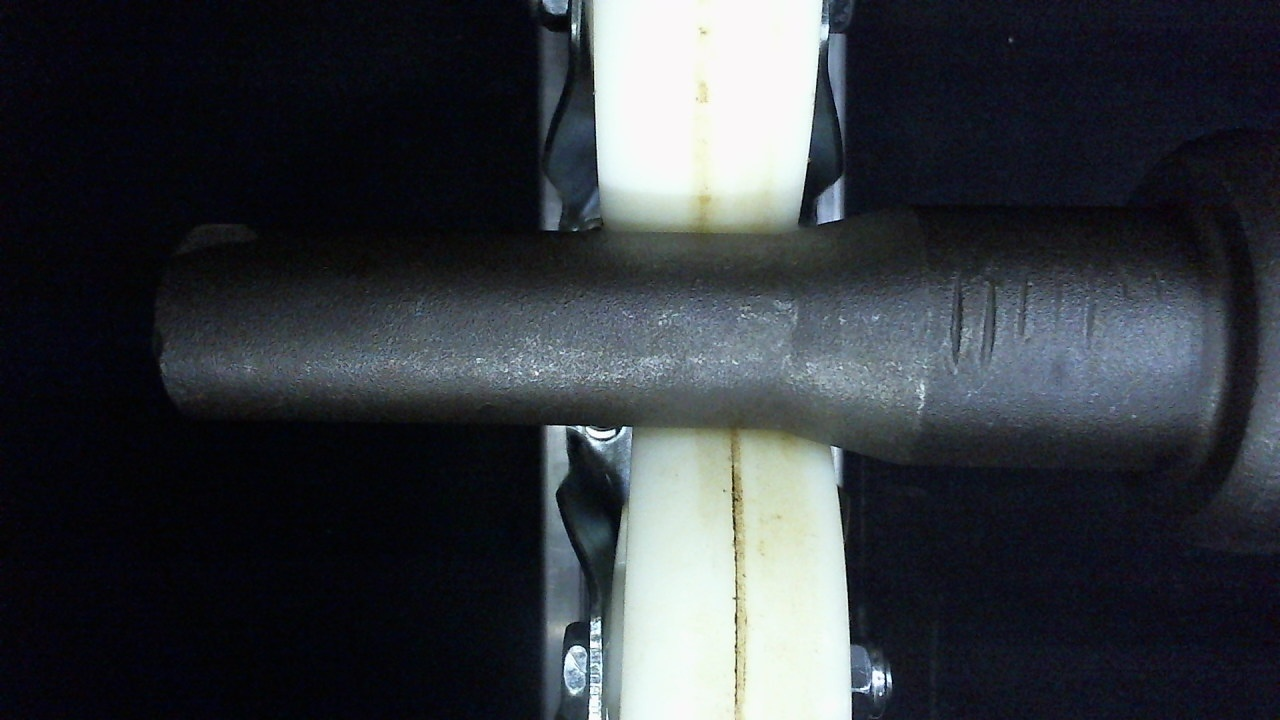
#> input picture image_processing/bfl/analysis/gripper_test_new/Webcam11709.jpg, 1280 x 720 px; its folder holds only this picture in this run
$ python find_lap.py   (older library calls are emulated)
#> lines starting #> are read from the running program, lines starting #| are printed output that depends on the picture; after the words box and inside, x2 and y2 are one past the last pixel; in counts of white or black regions, pixels touching at a corner belong together
import cv2
import numpy as np
from envision.convolution import convolve_sobel
import time
import os


kernel_list = []
# debug = True
debug = False
stack_img = []

def showimage(image_name,image):
	cv2.imshow(image_name,image)
	cv2.waitKey(0)
	cv2.destroyAllWindows()


def custom_soften(image):

	# edges = cv2.Canny(img,100,200)
	# if debug:
	# 	showimage("canny",ed)

	# kernel = np.array((
	# 				[1,1,1,1,1],
	# 				[1,2,2,2,1],
	# 				[1,2,3,2,1],
	# 				[1,2,2,2,1],
	# 				[1,1,1,1,1]),dtype = "int")

	kernel = np.array((
				[1,1,1],
				[1,2,1],
				[1,1,1]),dtype = "int")
	kernel = kernel/9
	blur = cv2.filter2D(image,cv2.CV_8UC3,kernel)

	if debug:
		showimage("custom soften",blur)

	kernel = np.ones((7,7),np.uint8)
	erosion = cv2.erode(blur,kernel,iterations = 2)

	if debug:
		showimage("erosion",erosion)

	return erosion


def test_for_lap(image):
	global stack_img

	image = cv2.medianBlur(image,5)
	# [6 lines of commented-out code are left out]

	sobel = convolve_sobel(img=image,
                   threshold=30,
                   sobel_kernel_left_right=True,
                   sobel_kernel_right_left=True,
                   sobel_kernel_top_bottom=False,
                   sobel_kernel_bottom_top=False,
                   sobel_kernel_diagonal_top_left=False,
                   sobel_kernel_diagonal_bottom_left=False,
                   sobel_kernel_diagonal_top_right=False,
                   sobel_kernel_diagonal_bottom_right=False)
	sobel = cv2.convertScaleAbs(sobel)

	if debug:
		showimage("sobel",sobel)


	gaus = cv2.GaussianBlur(sobel, (3,3), -1)

	if debug:
		showimage("Gaussian",gaus)

	_,thresh = cv2.threshold(gaus,200,255,cv2.THRESH_BINARY)

	if debug:
		showimage("thresh",thresh)

	stack_img = cv2.bitwise_or(stack_img,thresh)

	if debug:
		showimage("stack image",stack_img)


def dynamic_crop(g_bk):
	# global stack_img

	g9 = g_bk.copy()

	g9 = cv2.medianBlur(g9,59)

	if debug:
		showimage("blur",g9)

	_,g9 = cv2.threshold(g9,10,255,cv2.THRESH_BINARY)

	if debug:
		showimage("thresh",g9)

	first_pix_loc1_x = 0
	y1 = 220  + 20
	y2 = 520  - 50-20
	x_fixed = 350

	mid_y = int(round(g9.shape[0]/2))
	for j1 in range(0, g9.shape[1]):
		if g9[mid_y][j1] ==255 and first_pix_loc1_x==0:
			first_pix_loc1_x = j1
			# print ("first pix", j1)
		g9[mid_y][j1] = 255

	for y in range(0,g9.shape[0]):
		if g9[y][x_fixed] ==255:
			y1 = y
			# print("h1",y1)
			break
		g9[y][x_fixed] = 255

	for y in reversed(range(g9.shape[0])):
		if g9[y][x_fixed] ==255:
			y2 = y
			# print("h1",y1)
			break
		g9[y][x_fixed] = 255


	if debug:
		showimage('dimensions', g9)
		# cv2.waitKey(0)


	width = g_bk.shape[1]
		# print("width:",width)

	# g10 = bef_gray[0:225, first_pix_loc1_x:]
	g10 = g_bk[y1+50:y2, first_pix_loc1_x+30:width-100]

	# stack_img = np.empty_like(g10)

	return g10


def custom_filter(image,k):
	global stack_img
	# global image
	fimg = image.copy()
	# stack_img = []
	# for k in kernel_list:
		# print(k)
	fimg = cv2.filter2D(image,cv2.CV_8UC3,k)

	if debug:
		showimage("filtered",fimg)


	fimg = custom_soften(fimg)

	test_for_lap(fimg)


def continuous_gabor(image):
	"""  sigma: This parameter controls the width of the Gaussian envelope used in the Gabor kernel.4
		lambda:  is the wavelength of the sinusoidal factor in the above equation.
		Gamma:  controls the ellipticity of the gaussian. When gamma = 1, the gaussian envelope is circular.
		psi: This parameter controls the phase offset.

	"""
	# global kernel_list
	global stack_img

	stack_img = np.zeros_like(image)

	ksize = 9
	for theta in np.arange(0,np.pi,np.pi/8):
		kernel = cv2.getGaborKernel((ksize,ksize), 1.0, theta, 5.8, 0.5, 0, ktype = cv2.CV_32F)
		kernel /= 1.5*kernel.sum()
		# kernel_list.append(kernel)
		# print("**************theta**********::",theta)
		custom_filter(image,kernel)

	white_pixels = np.where(stack_img==255)
	white_pixel_value = len(white_pixels[0])
	print("white_pixels: ",white_pixel_value)


	if white_pixel_value>50:
		showimage("final stack",stack_img)
		showimage("final stack",original_image)
	# [5 lines of commented-out code are left out]

	return white_pixel_value


if __name__ == "__main__":

	t1 = time.time()
	# path = "rpi-7_images/big_shaft_15/"
	# path = "analysis/lap_test/"
	path = "analysis/ok_small_shaft/"
	path = "analysis/gripper_test_new/"

	images=[]

	for r,d,f in os.walk(path):
		for files in f:
			if ".jpg" in files:
				images.append(os.path.join(r,files))

	for img in images:

		image_name= img

		# [6 lines of commented-out code are left out]

		original_image = cv2.imread(image_name,0)
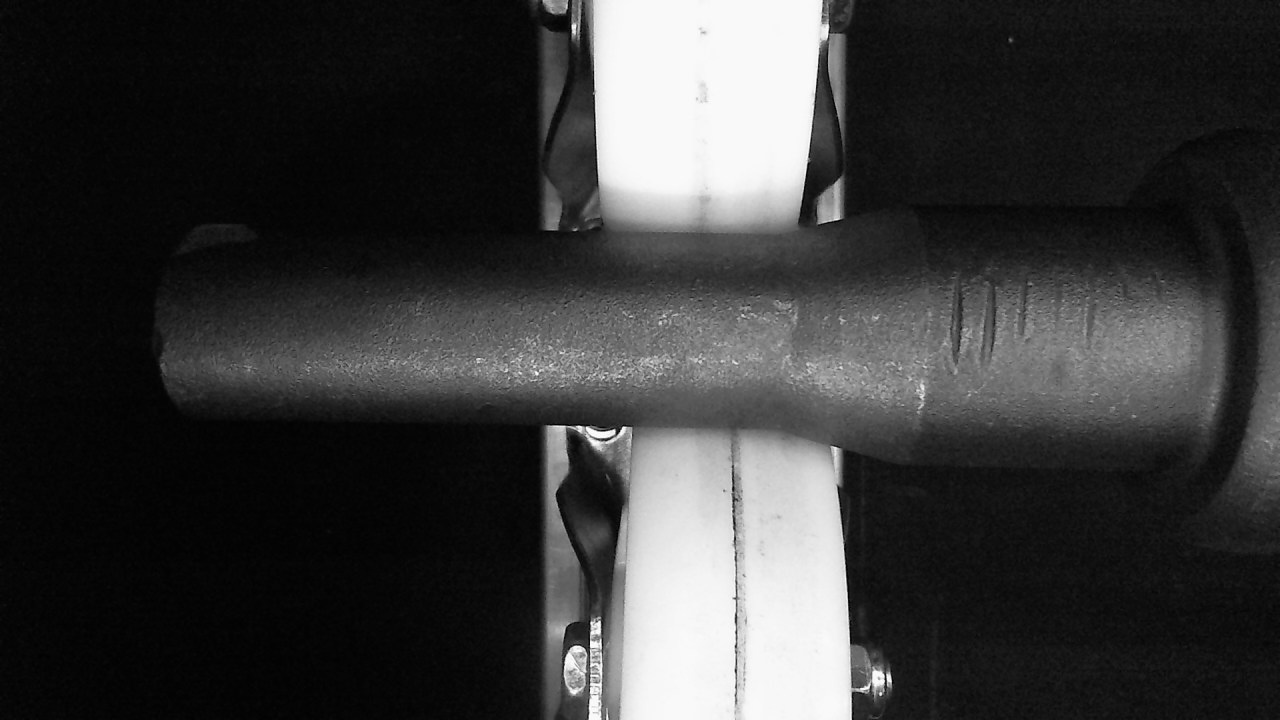
#> original_image: shape (720, 1280); min 0, max 255, mean 56.6

		print("*******************************"+str(image_name)+"********************************")

		# [12 lines of commented-out code are left out]

		crop_image = dynamic_crop(original_image)
#> in dynamic_crop, `_,g9 = cv2.threshold(g9,10,255,cv2.THRESH_BINARY)`:
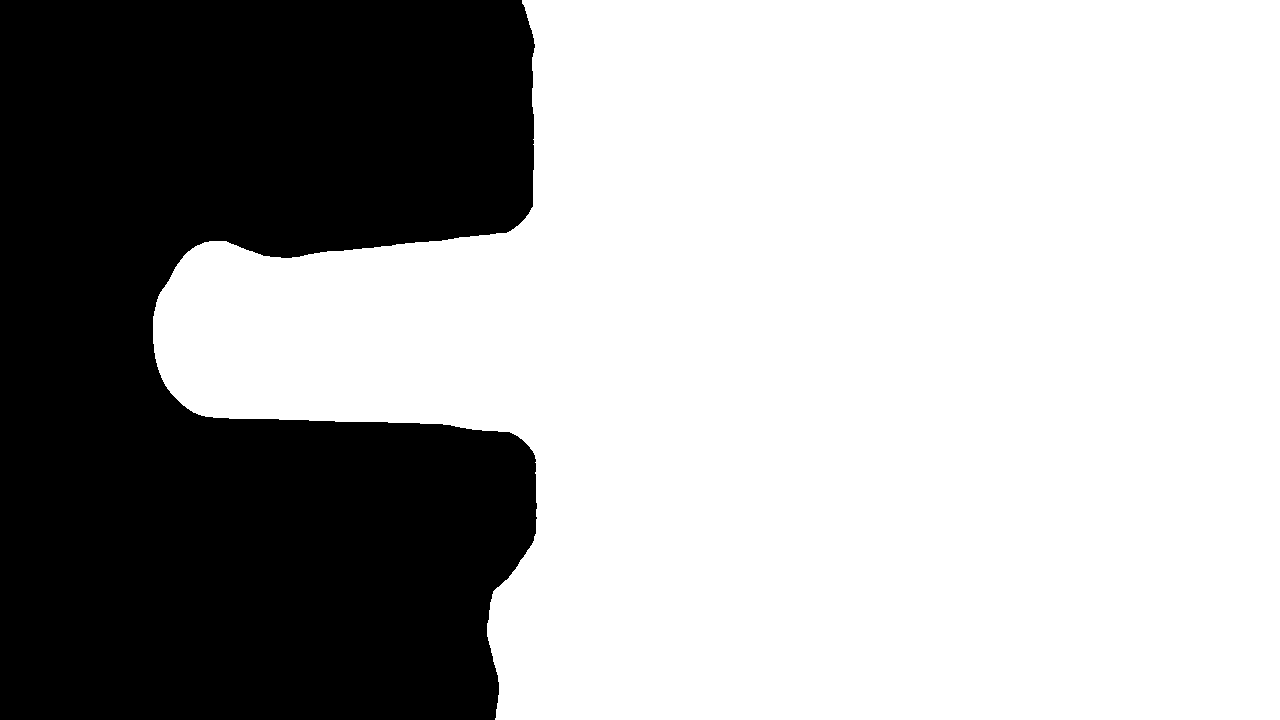
#> g9: shape (720, 1280); 66.1% white; 1 black region, box (x1, y1, x2, y2) and area: (0, 0, 537, 720) 312113
#> after the loop in dynamic_crop, `for j1 in range(0, g9.shape[1]):`: g9: shape (720, 1280); 66.2% white; 2 black regions, box (x1, y1, x2, y2) and area: (0, 361, 537, 720) 163065, (0, 0, 535, 360) 148892
#> after the loop in dynamic_crop, `for j1 in range(0, g9.shape[1]):`: first_pix_loc1_x = 156
#> after the loop in dynamic_crop, `for y in range(0,g9.shape[0]):`:
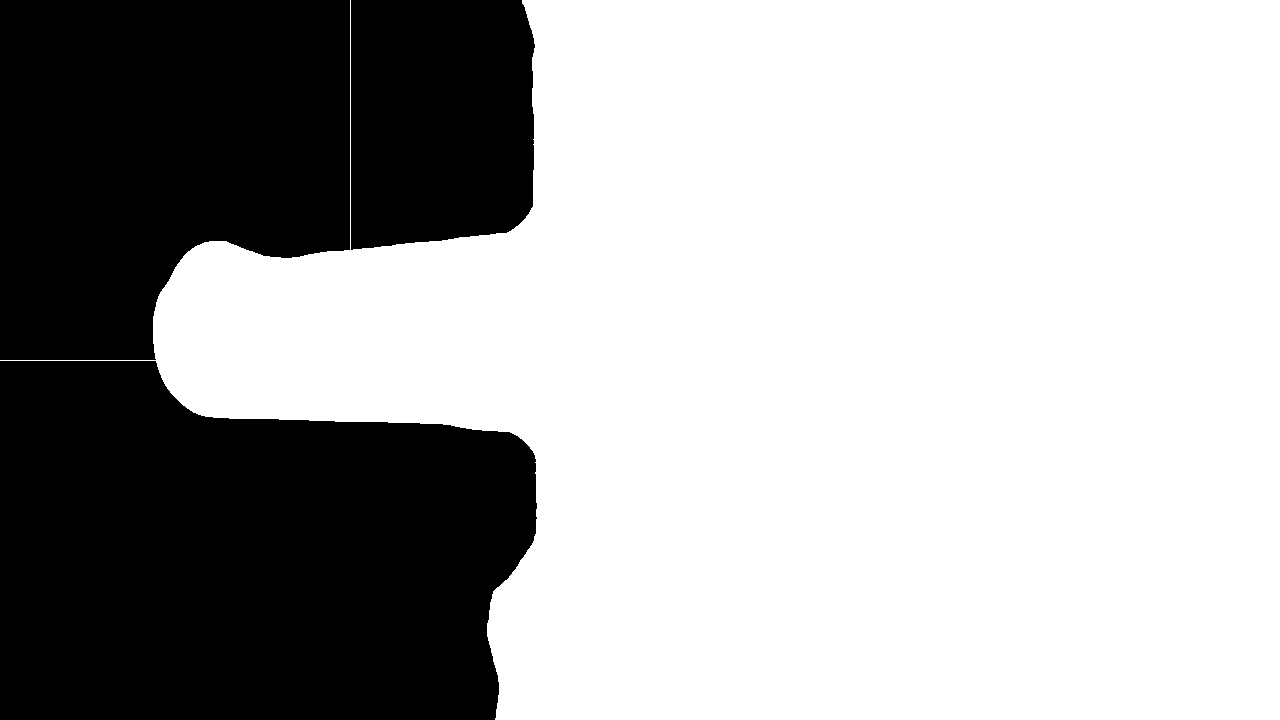
#> g9: shape (720, 1280); 66.2% white; 3 black regions, box (x1, y1, x2, y2) and area: (0, 361, 537, 720) 163065, (0, 0, 350, 360) 105398, (351, 0, 535, 250) 43244
#> after the loop in dynamic_crop, `for y in reversed(range(g9.shape[0])):`:
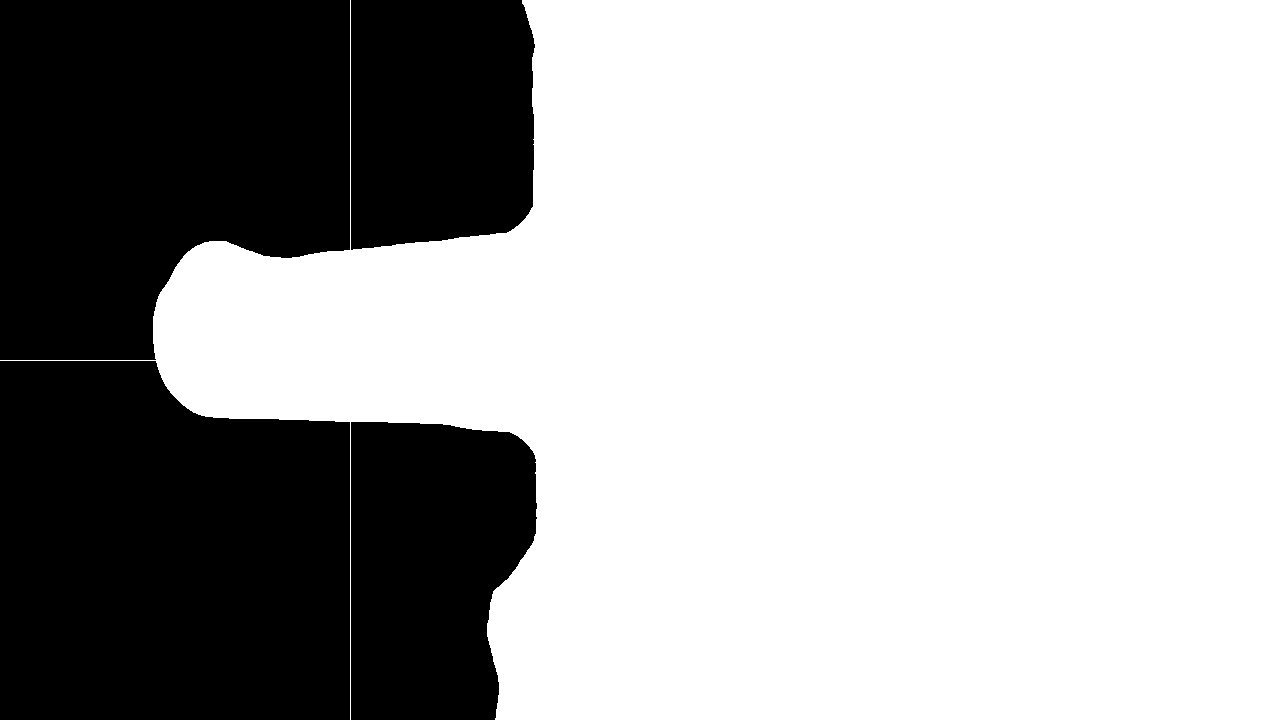
#> g9: shape (720, 1280); 66.2% white; 4 black regions, box (x1, y1, x2, y2) and area: (0, 361, 350, 720) 115267, (0, 0, 350, 360) 105398, (351, 422, 537, 720) 47500, (351, 0, 535, 250) 43244
#> in dynamic_crop, `g10 = g_bk[y1+50:y2, first_pix_loc1_x+30:width-100]`:
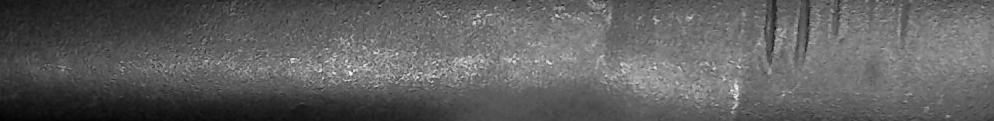
#> g10: shape (121, 994); min 3, max 255, mean 95.3
#> the loop in continuous_gabor, `for theta in np.arange(0,np.pi,np.pi/8):` made 7 passes
#> pass 1, in custom_filter, `fimg = cv2.filter2D(image,cv2.CV_8UC3,k)`:
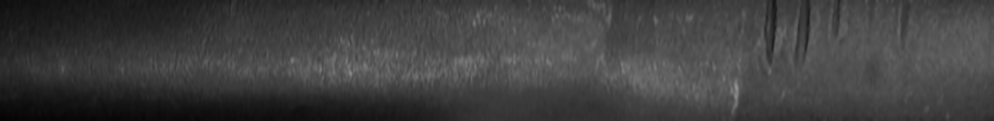
#> fimg: shape (121, 994); min 3, max 147, mean 63.5

		if debug:
			showimage('clahe',crop_image)


		# [5 lines of commented-out code are left out]

#> (the run stopped early here; a loop or call above may not have finished)
